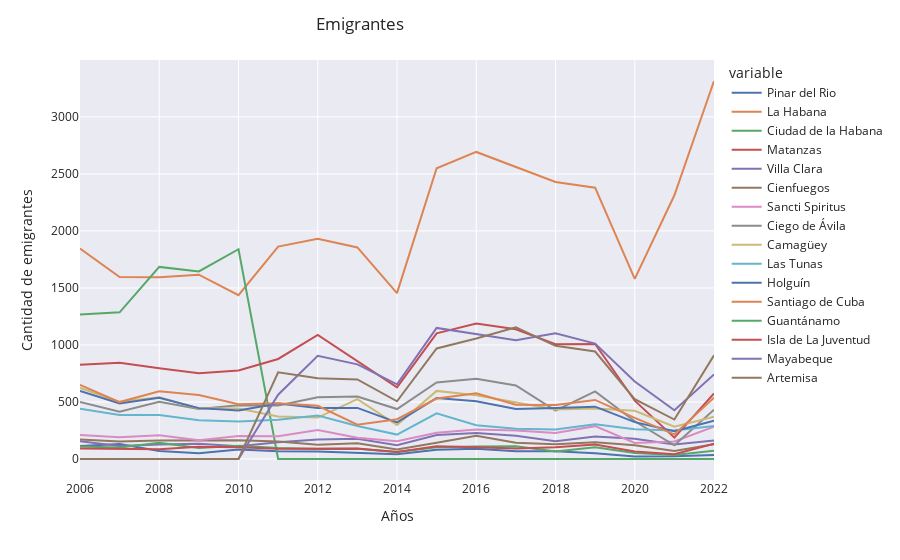

The notebook cell this image was saved under:
### Markdown cell above
#### ¿Cuántas personas han tomado decisiones similares o iguales a la de Juan y Juliana?

Durante años, numerosas personas se han trasladado a otras provincias. Antes de la división política administrativa (DPA) de 2011, Ciudad de La Habana era la capital y registró la mayor cantidad de migrantes granmences en 2008 y 2010, con 1684 y 1839 respectivamente. Tras la DPA, se incluyen Artemisa y Mayabeque como provincias y desaparece la Ciudad de La Habana. Al pasar a ser la capital del país, La Habana se convierte rápidamente en el principal destino de la mayoría de las personas, por lo que no es sorprendente que fuera la provincia líder en cifras a partir de entonces, con 2692 en 2016 y un total de 3314 personas en 2022, alcanzando sus números más altos. Matanzas, Mayabeque, y Artemisa también alcanzan cifras significativas, manteniendo un ritmo de emigrantes relativamente constante en los distintos años. 
En lugares como Guantánamo, Pinar del Río y la Isla de la Juventud, hay un número muy reducido de migrantes de Granma. Guantánamo se encuentra en el extremo oriental de Cuba, mientras que Pinar del Río está en el extremo occidental. Se llega a la conclusión de que la mayoría de los migrantes eligen tomar decisiones parecidas a las de Juan y Juliana al dirigirse hacia la capital o sus alrededores (Matanzas, Mayabeque y Artemisa). 

##### ¿Porqué pasará esto?
Es frecuente que los migrantes de un país terminen en la capital, la cual ofrece una mayor cantidad de recursos y más oportunidades laborales, tanto dentro de la ciudad como en el extranjero. Sin embargo, no todos tienen la oportunidad de ir a la capital o prefieren mantenerse en un entorno rural, por lo que eligen vivir en áreas cercanas, lo que les asegura un viaje más corto para obtener productos esenciales y también acceso a empleo o educación, especialmente en carreras universitarias que solo se ofrecen en La Habana, como es el caso de Ciencia de Datos en la región occidental.

### Code cell
#llamamos a la función llenar_listas 
# con los dos primeros parámetros son los filtros para llenar la lista con los datos del json
# el tercer parametro es una lista de todas las Provincias
provi = llenar_lista("ProvinciasMI","emigracion06-22",granma['Provincias'])

#separar datos de hombres que estan en los indices par
proviH = [y for x,y in enumerate(provi) if x % 2 == 0 ]

#lo llevamos a matriz de numpy
proviH = np.array(proviH)

#separar datos de mujeres que están en indice impar
proviM = [y for x,y in enumerate(provi)if x % 2 != 0]

#lo llevamos a matriz de numpy
proviM = np.array(proviM)

#sumamos los hombres mas las mujeres salientes
sumaH_M = proviM + proviH

#lista de emigrantes hacia granma
to_granma = np.array(granma["toGranma"])
#data frame de emigrantes
df15 = pd.DataFrame(to_granma,index = granma['Provincias'],columns = [x for x in granma['años']if x >= 2006])
#transpuesta
df15 = df15.T

#creamos el dataFrame de Hombres y mujeres de la emigración interna desde el 2006-2022
#se le asigna a los indices las provincias y a las columnas los años del 2006-2022
df = pd.DataFrame(sumaH_M,index = granma["Provincias"],columns = [x for x in granma["años"]if x >= 2006])

#le hacemos la transpuesta
df = df.T

#sacamos las filas del 2009
fila2009emi = df.iloc[[3]]
fila2009inmi = df15.iloc[[3]]

#modificamos las filas del 2009
df.iloc[3] = fila2009inmi
df15.iloc[3] = fila2009emi
print(f'media de emigrantes: {int(df.sum(axis = 1).mean().round())}')
#creamos un gráfico de lineas con plotly
fig = px.line(df,x = df.index,y = df.columns,template = 'seaborn')
#actualizamos la gráfica
fig.update_layout(
    #titulo
    title_text = 'Emigrantes',
    #ubicación del título 
    title_x = 0.4,
    #nombre del eje x e y
    xaxis_title = 'Años',
    yaxis_title = 'Cantidad de emigrantes'
)
fig.show()

### Figure 1 — Plotly figure (JSON) as saved in the notebook; plotly's stock layout.template omitted (floating-point values rounded to 4 significant figures)
{"data": [{"hovertemplate": "variable=Pinar del Rio<br>index=%{x}<br>value=%{y}<extra></extra>", "legendgroup": "Pinar del Rio", "line": {"color": "rgb(76,114,176)", "dash": "solid"}, "marker": {"symbol": "circle"}, "mode": "lines", "name": "Pinar del Rio", "orientation": "v", "showlegend": true, "type": "scatter", "x": [2006, 2007, 2008, 2009, 2010, 2011, 2012, 2013, 2014, 2015, 2016, 2017, 2018, 2019, 2020, 2021, 2022], "xaxis": "x", "y": [114, 132, 70, 50, 84, 67, 66, 54, 41, 82, 90, 69, 67, 51, 23, 24, 35], "yaxis": "y"}, {"hovertemplate": "variable=La Habana<br>index=%{x}<br>value=%{y}<extra></extra>", "legendgroup": "La Habana", "line": {"color": "rgb(221,132,82)", "dash": "solid"}, "marker": {"symbol": "circle"}, "mode": "lines", "name": "La Habana", "orientation": "v", "showlegend": true, "type": "scatter", "x": [2006, 2007, 2008, 2009, 2010, 2011, 2012, 2013, 2014, 2015, 2016, 2017, 2018, 2019, 2020, 2021, 2022], "xaxis": "x", "y": [1846, 1595, 1594, 1616, 1436, 1862, 1931, 1855, 1454, 2549, 2692, 2562, 2429, 2379, 1579, 2312, 3314], "yaxis": "y"}, {"hovertemplate": "variable=Ciudad de la Habana<br>index=%{x}<br>value=%{y}<extra></extra>", "legendgroup": "Ciudad de la Habana", "line": {"color": "rgb(85,168,104)", "dash": "solid"}, "marker": {"symbol": "circle"}, "mode": "lines", "name": "Ciudad de la Habana", "orientation": "v", "showlegend": true, "type": "scatter", "x": [2006, 2007, 2008, 2009, 2010, 2011, 2012, 2013, 2014, 2015, 2016, 2017, 2018, 2019, 2020, 2021, 2022], "xaxis": "x", "y": [1266, 1286, 1684, 1645, 1839, 0, 0, 0, 0, 0, 0, 0, 0, 0, 0, 0, 0], "yaxis": "y"}, {"hovertemplate": "variable=Matanzas<br>index=%{x}<br>value=%{y}<extra></extra>", "legendgroup": "Matanzas", "line": {"color": "rgb(196,78,82)", "dash": "solid"}, "marker": {"symbol": "circle"}, "mode": "lines", "name": "Matanzas", "orientation": "v", "showlegend": true, "type": "scatter", "x": [2006, 2007, 2008, 2009, 2010, 2011, 2012, 2013, 2014, 2015, 2016, 2017, 2018, 2019, 2020, 2021, 2022], "xaxis": "x", "y": [827, 844, 795, 751, 776, 877, 1088, 856, 628, 1102, 1188, 1138, 1007, 1008, 511, 187, 574], "yaxis": "y"}, {"hovertemplate": "variable=Villa Clara<br>index=%{x}<br>value=%{y}<extra></extra>", "legendgroup": "Villa Clara", "line": {"color": "rgb(129,114,179)", "dash": "solid"}, "marker": {"symbol": "circle"}, "mode": "lines", "name": "Villa Clara", "orientation": "v", "showlegend": true, "type": "scatter", "x": [2006, 2007, 2008, 2009, 2010, 2011, 2012, 2013, 2014, 2015, 2016, 2017, 2018, 2019, 2020, 2021, 2022], "xaxis": "x", "y": [156, 114, 127, 134, 111, 146, 171, 177, 120, 211, 229, 203, 155, 198, 177, 128, 163], "yaxis": "y"}, {"hovertemplate": "variable=Cienfuegos<br>index=%{x}<br>value=%{y}<extra></extra>", "legendgroup": "Cienfuegos", "line": {"color": "rgb(147,120,96)", "dash": "solid"}, "marker": {"symbol": "circle"}, "mode": "lines", "name": "Cienfuegos", "orientation": "v", "showlegend": true, "type": "scatter", "x": [2006, 2007, 2008, 2009, 2010, 2011, 2012, 2013, 2014, 2015, 2016, 2017, 2018, 2019, 2020, 2021, 2022], "xaxis": "x", "y": [171, 154, 163, 161, 164, 153, 124, 139, 84, 142, 204, 142, 130, 146, 120, 71, 130], "yaxis": "y"}, {"hovertemplate": "variable=Sancti Spiritus<br>index=%{x}<br>value=%{y}<extra></extra>", "legendgroup": "Sancti Spiritus", "line": {"color": "rgb(218,139,195)", "dash": "solid"}, "marker": {"symbol": "circle"}, "mode": "lines", "name": "Sancti Spiritus", "orientation": "v", "showlegend": true, "type": "scatter", "x": [2006, 2007, 2008, 2009, 2010, 2011, 2012, 2013, 2014, 2015, 2016, 2017, 2018, 2019, 2020, 2021, 2022], "xaxis": "x", "y": [210, 190, 208, 164, 202, 200, 255, 186, 156, 230, 259, 250, 229, 288, 140, 153, 283], "yaxis": "y"}, {"hovertemplate": "variable=Ciego de Ávila<br>index=%{x}<br>value=%{y}<extra></extra>", "legendgroup": "Ciego de Ávila", "line": {"color": "rgb(140,140,140)", "dash": "solid"}, "marker": {"symbol": "circle"}, "mode": "lines", "name": "Ciego de Ávila", "orientation": "v", "showlegend": true, "type": "scatter", "x": [2006, 2007, 2008, 2009, 2010, 2011, 2012, 2013, 2014, 2015, 2016, 2017, 2018, 2019, 2020, 2021, 2022], "xaxis": "x", "y": [500, 415, 501, 439, 471, 469, 542, 547, 438, 671, 704, 645, 424, 593, 331, 120, 432], "yaxis": "y"}, {"hovertemplate": "variable=Camagüey<br>index=%{x}<br>value=%{y}<extra></extra>", "legendgroup": "Camagüey", "line": {"color": "rgb(204,185,116)", "dash": "solid"}, "marker": {"symbol": "circle"}, "mode": "lines", "name": "Camagüey", "orientation": "v", "showlegend": true, "type": "scatter", "x": [2006, 2007, 2008, 2009, 2010, 2011, 2012, 2013, 2014, 2015, 2016, 2017, 2018, 2019, 2020, 2021, 2022], "xaxis": "x", "y": [623, 501, 541, 442, 443, 372, 363, 525, 298, 597, 559, 499, 434, 443, 423, 284, 371], "yaxis": "y"}, {"hovertemplate": "variable=Las Tunas<br>index=%{x}<br>value=%{y}<extra></extra>", "legendgroup": "Las Tunas", "line": {"color": "rgb(100,181,205)", "dash": "solid"}, "marker": {"symbol": "circle"}, "mode": "lines", "name": "Las Tunas", "orientation": "v", "showlegend": true, "type": "scatter", "x": [2006, 2007, 2008, 2009, 2010, 2011, 2012, 2013, 2014, 2015, 2016, 2017, 2018, 2019, 2020, 2021, 2022], "xaxis": "x", "y": [441, 385, 386, 339, 328, 345, 381, 289, 214, 400, 296, 266, 259, 305, 260, 250, 290], "yaxis": "y"}, {"hovertemplate": "variable=Holguín<br>index=%{x}<br>value=%{y}<extra></extra>", "legendgroup": "Holguín", "line": {"color": "rgb(76,114,176)", "dash": "solid"}, "marker": {"symbol": "circle"}, "mode": "lines", "name": "Holguín", "orientation": "v", "showlegend": true, "type": "scatter", "x": [2006, 2007, 2008, 2009, 2010, 2011, 2012, 2013, 2014, 2015, 2016, 2017, 2018, 2019, 2020, 2021, 2022], "xaxis": "x", "y": [597, 486, 537, 446, 425, 487, 448, 448, 321, 535, 507, 439, 447, 459, 323, 244, 335], "yaxis": "y"}, {"hovertemplate": "variable=Santiago de Cuba<br>index=%{x}<br>value=%{y}<extra></extra>", "legendgroup": "Santiago de Cuba", "line": {"color": "rgb(221,132,82)", "dash": "solid"}, "marker": {"symbol": "circle"}, "mode": "lines", "name": "Santiago de Cuba", "orientation": "v", "showlegend": true, "type": "scatter", "x": [2006, 2007, 2008, 2009, 2010, 2011, 2012, 2013, 2014, 2015, 2016, 2017, 2018, 2019, 2020, 2021, 2022], "xaxis": "x", "y": [650, 499, 593, 561, 481, 488, 467, 301, 349, 530, 577, 475, 473, 518, 360, 216, 537], "yaxis": "y"}, {"hovertemplate": "variable=Guantánamo<br>index=%{x}<br>value=%{y}<extra></extra>", "legendgroup": "Guantánamo", "line": {"color": "rgb(85,168,104)", "dash": "solid"}, "marker": {"symbol": "circle"}, "mode": "lines", "name": "Guantánamo", "orientation": "v", "showlegend": true, "type": "scatter", "x": [2006, 2007, 2008, 2009, 2010, 2011, 2012, 2013, 2014, 2015, 2016, 2017, 2018, 2019, 2020, 2021, 2022], "xaxis": "x", "y": [110, 100, 142, 96, 116, 96, 87, 89, 62, 104, 109, 111, 66, 103, 53, 35, 72], "yaxis": "y"}, {"hovertemplate": "variable=Isla de La Juventud<br>index=%{x}<br>value=%{y}<extra></extra>", "legendgroup": "Isla de La Juventud", "line": {"color": "rgb(196,78,82)", "dash": "solid"}, "marker": {"symbol": "circle"}, "mode": "lines", "name": "Isla de La Juventud", "orientation": "v", "showlegend": true, "type": "scatter", "x": [2006, 2007, 2008, 2009, 2010, 2011, 2012, 2013, 2014, 2015, 2016, 2017, 2018, 2019, 2020, 2021, 2022], "xaxis": "x", "y": [92, 92, 86, 108, 103, 89, 90, 91, 61, 112, 103, 91, 103, 128, 65, 41, 134], "yaxis": "y"}, {"hovertemplate": "variable=Mayabeque<br>index=%{x}<br>value=%{y}<extra></extra>", "legendgroup": "Mayabeque", "line": {"color": "rgb(129,114,179)", "dash": "solid"}, "marker": {"symbol": "circle"}, "mode": "lines", "name": "Mayabeque", "orientation": "v", "showlegend": true, "type": "scatter", "x": [2006, 2007, 2008, 2009, 2010, 2011, 2012, 2013, 2014, 2015, 2016, 2017, 2018, 2019, 2020, 2021, 2022], "xaxis": "x", "y": [0, 0, 0, 0, 0, 564, 905, 830, 655, 1149, 1093, 1042, 1102, 1012, 680, 427, 742], "yaxis": "y"}, {"hovertemplate": "variable=Artemisa<br>index=%{x}<br>value=%{y}<extra></extra>", "legendgroup": "Artemisa", "line": {"color": "rgb(147,120,96)", "dash": "solid"}, "marker": {"symbol": "circle"}, "mode": "lines", "name": "Artemisa", "orientation": "v", "showlegend": true, "type": "scatter", "x": [2006, 2007, 2008, 2009, 2010, 2011, 2012, 2013, 2014, 2015, 2016, 2017, 2018, 2019, 2020, 2021, 2022], "xaxis": "x", "y": [0, 0, 0, 0, 0, 760, 707, 698, 506, 969, 1056, 1154, 992, 942, 524, 346, 909], "yaxis": "y"}], "layout": {"legend": {"title": {"text": "variable"}, "tracegroupgap": 0}, "margin": {"t": 60}, "title": {"text": "Emigrantes", "x": 0.4}, "xaxis": {"anchor": "y", "domain": [0, 1], "title": {"text": "Años"}}, "yaxis": {"anchor": "x", "domain": [0, 1], "title": {"text": "Cantidad de emigrantes"}}}}
